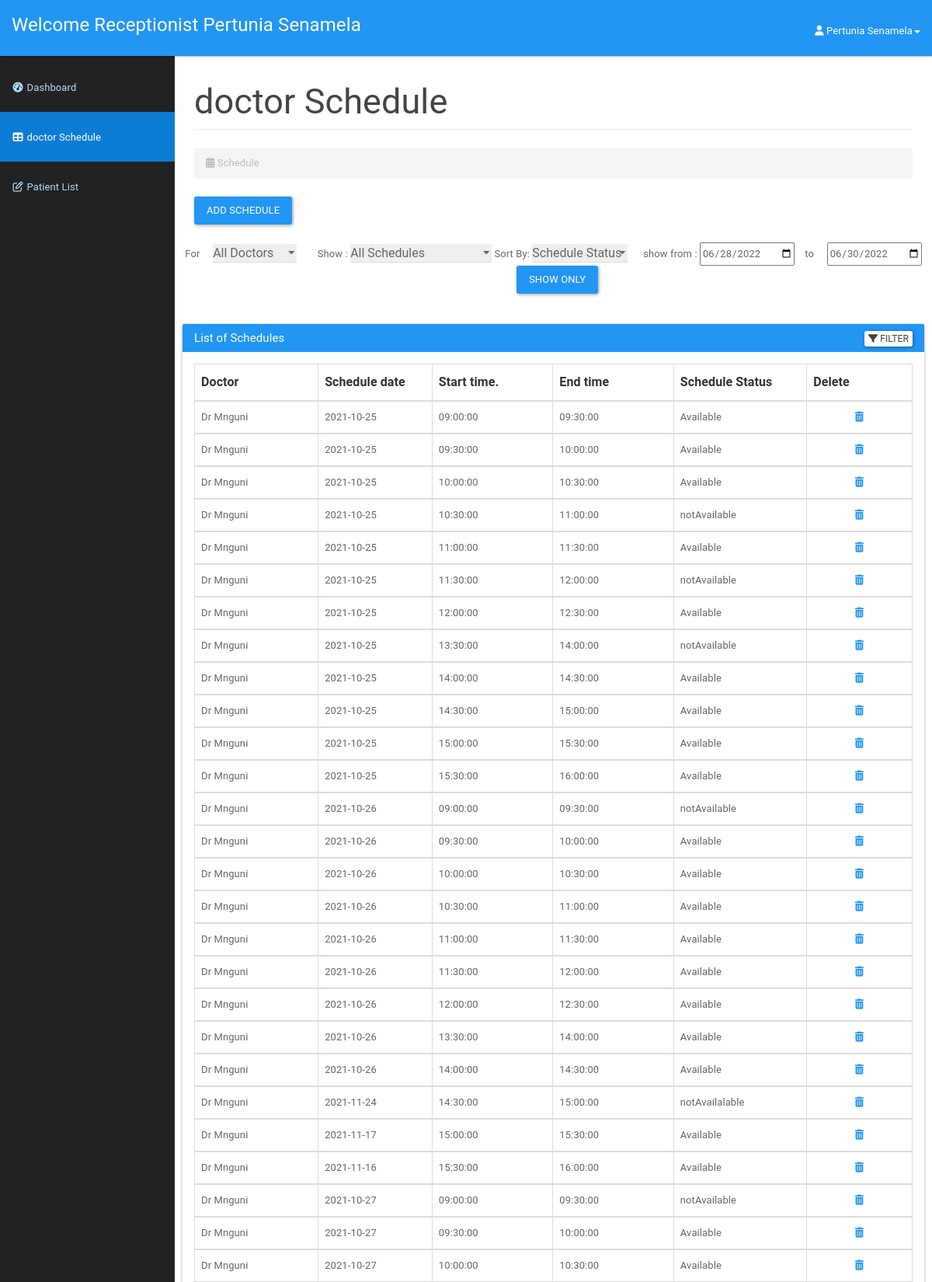
Screenshot of /receptionist/addschedule.php (signed in, upper part) with the database file from the repository.
### tables this page shows
CREATE TABLE `receptionist` (
  `receptionist_id` varchar(13) NOT NULL,
  `receptionistFirstName` varchar(25) NOT NULL,
  `receptionistLastName` varchar(25) NOT NULL,
  `receptionistPhone` varchar(12) NOT NULL,
  `receptionistEmail` varchar(50) NOT NULL,
  `receptionistPassword` varchar(50) NOT NULL,
  `admin_id` varchar(13) NOT NULL
);

CREATE TABLE `schedule` (
  `schedule_id` int(10) NOT NULL,
  `schedule_date` date NOT NULL,
  `schedule_startTime` time NOT NULL,
  `schedule_endTime` time NOT NULL,
  `schedule_status` varchar(20) NOT NULL,
  `receptionist_id` varchar(13) NOT NULL,
  `doctor_id` varchar(13) NOT NULL
);

CREATE TABLE `doctor` (
  `doctor_id` varchar(13) NOT NULL,
  `doctorFirstName` varchar(25) NOT NULL,
  `doctorLastName` varchar(25) NOT NULL,
  `doctorSpecialty` varchar(30) NOT NULL,
  `doctorEmail` varchar(50) NOT NULL,
  `doctorPassord` varchar(50) NOT NULL,
  `admin_id` varchar(13) NOT NULL
);

### receptionist/addschedule.php (the view, shortened to what this page needs)
<?php
include_once '../assets/conn/dbconnect.php';
$usersession = $_SESSION['receptionistSession'];
$res=mysqli_query($con,"SELECT * FROM receptionist WHERE receptionistEmail= '$usersession'");
$userRow=mysqli_fetch_array($res,MYSQLI_ASSOC);
                        ?>
<!DOCTYPE html>
<html lang="en">
    <head>
        <link href="assets/css/material.css" rel="stylesheet">
        <link href="assets/css/sb-admin.css" rel="stylesheet">
        <link href="assets/css/time/bootstrap-clockpicker.css" rel="stylesheet">
        <link href="assets/css/style.css" rel="stylesheet">
        <link href="assets/font-awesome/css/font-awesome.css" rel="stylesheet">
        <link rel="stylesheet" href="https://formden.com/static/cdn/bootstrap-iso.css" />
        <link rel="stylesheet" href="https://formden.com/static/cdn/font-awesome/4.4.0/css/font-awesome.min.css" />
    </head>
    <body>
        <div id="wrapper">
            <nav class="navbar navbar-inverse navbar-fixed-top" role="navigation">
                <div class="navbar-header">
                    <a class="navbar-brand" href="dashboard.php">Welcome Receptionist <?php echo $userRow['receptionistFirstName'];?> <?php echo $userRow['receptionistLastName'];?></a>
                </div>
                <ul class="nav navbar-right top-nav">
                <li class="dropdown">
                        <a href="#" class="dropdown-toggle" data-toggle="dropdown"><i class="fa fa-user"></i> <?php echo $userRow['receptionistFirstName']; ?> <?php echo $userRow['receptionistLastName']; ?><b class="caret"></b></a>
                    </li>
                </ul>
                <div class="collapse navbar-collapse navbar-ex1-collapse">
                    <ul class="nav navbar-nav side-nav">
                        <li>
                            <a href="dashboard.php"><i class="fa fa-fw fa-dashboard"></i> Dashboard</a>
                        </li>
                        <li class="active">
                            <a href="addschedule.php"><i class="fa fa-fw fa-table"></i> doctor Schedule</a>
                        </li>
                        <li>
                            <a href="patientlist.php"><i class="fa fa-fw fa-edit"></i> Patient List</a>
                        </li>
                    </ul>
                </div>
            </nav>
            <div id="page-wrapper">
                <div class="container-fluid">
                    <div class="row">
                        <div class="col-lg-12">
                            <h2 class="page-header">
                            doctor Schedule
                            </h2>
                            <ol class="breadcrumb">
                                <li class="active">
                                    <i class="fa fa-calendar"></i> Schedule
                                </li>
                            </ol>
                        </div>
                    </div>
                                               <button type="button" class="btn btn-primary" data-toggle="modal" data-target="#myModal">Add Schedule</button>
                    </div>
                    <form action="<?php $_PHP_SELF ?>" method="post" >
				<div style="text-align:center">
				<?php
    $quer = "SELECT * from doctor order by doctorLastName ";
    $result=mysqli_query($con,$quer);
					$sortby='';
				?>
                For &nbsp;&nbsp;&nbsp;
								<select name="doctor" >
									<option value="%">All Doctors</option>
                                    ?><option value="<?php echo $doctors["doctor_id"]?>">Dr <?php echo substr($doctors["doctorFirstName"],0,1)." " .$doctors["doctorLastName"]?> </option>;<?php
                                    echo"</select>";?>
                                    &nbsp;&nbsp;&nbsp;&nbsp;&nbsp;&nbsp;
			Show :
			<select name="scheduleStatus">
				<option value="%">All Schedules</option>
			</select>
			Sort By: <select  name='sort'>
                         <option value='schedule_status ASC' <?php if($sortby=='schedule_status ASC') echo ' selected="selected"'; ?>>Schedule Status  </option>
                                 </select>
			&nbsp;&nbsp;&nbsp;&nbsp;
			show from : <input type="date" id="date" name="appdate" value="<?php echo date("Y-m-d")?>"/>
			&nbsp;&nbsp;&nbsp;to &nbsp;&nbsp;&nbsp; <input type="date" id="date" name="appdate1" value="<?php echo date('Y-m-t')?>">
			&nbsp;&nbsp;&nbsp;<button class='btn btn-primary' type='submit' value='submit2' name='submit2'>Show Only</button>
		</div>
		</form><br>
                    <div class="panel panel-primary filterable">
                        <div class="panel-heading">
                            <h3 class="panel-title">List of Schedules</h3>
                            <div class="pull-right">
                            <button class="btn btn-default btn-xs btn-filter"><span class="fa fa-filter"></span> Filter</button>
                        </div>
                        </div>
                        <div class="panel-body">
                        <table class="table table-hover table-bordered">
                            <thead>
                                <tr class="filters">
                                    <th><input type="text" class="form-control" placeholder="Doctor" disabled></th>
                                    <th><input type="text" class="form-control" placeholder="Schedule date" disabled></th>
                                    <th><input type="text" class="form-control" placeholder="Start time." disabled></th>
                                    <th><input type="text" class="form-control" placeholder="End time" disabled></th>
                                    <th><input type="text" class="form-control" placeholder="Schedule Status" disabled></th>
                                    <th><input type="text" class="form-control" placeholder="Delete" disabled></th>
                                </tr>
                            </thead>
                            <?php
                            if(!isset($_POST['submit2'])){
                            $result=mysqli_query($con,"SELECT * FROM schedule a,doctor b WHERE a.doctor_id = b.doctor_id");
                        }
                            while ($schedule=mysqli_fetch_array($result)) {
                                echo "<tbody>";
                                echo "<tr>";
                                    echo "<td> Dr " . $schedule['doctorLastName'] . "</td>";
                                    echo "<td>" . $schedule['schedule_date'] . "</td>";
                                    echo "<td>" . $schedule['schedule_startTime'] . "</td>";
                                    echo "<td>" . $schedule['schedule_endTime'] . "</td>";
                                    echo "<td>" . $schedule['schedule_status'] . "</td>";
                                    echo "<form method='POST'>";
                                    echo "<td class='text-center'><a href='#' id='".$schedule['schedule_id']."' class='delete'><span class='fa fa-trash' aria-hidden='true'></span></a>
                            </td>";
                            }
                                echo "</tr>";
                           echo "</tbody>";
                       echo "</table>";
                        ?>
                        </div>
                    </div>
                </div>
            </div>
                            <br /><br/>
        <link rel="stylesheet" href="https://cdnjs.cloudflare.com/ajax/libs/bootstrap-datepicker/1.4.1/css/bootstrap-datepicker3.css"/>
    </body>
</html>

### receptionist/assets/css/sb-admin.css (style rules this page uses)
body { margin-top: 100px; background-color: #222; }
@media (min-width:768px) { body { margin-top: 50px; } }
#wrapper { padding-left: 0; }
#page-wrapper { min-height: 900px !important; width: 100%; padding: 0; background-color: #fff; }
@media (min-width:768px) { #wrapper { padding-left: 225px; } }
@media (min-width:768px) { #page-wrapper { padding: 10px; } }
.top-nav { padding: 0 15px; }
.top-nav>li { display: inline-block; float: left; }
.top-nav>li>a { padding-top: 17px; padding-bottom: 10px; line-height: 45px; color: white; }
@media (min-width:768px) { .side-nav { position: fixed; top: 80px; left: 225px; width: 225px; margin-left: -225px; border: none; border-radius: 0; overflow-y: auto; background-color: #222; bottom: 0; overflow-x: hidden; padding-bottom: 40px; } }
@media (min-width:768px) { .side-nav>li>a { width: 225px; } }

### receptionist/assets/css/style.css (style rules this page uses)
.filterable { margin-top: 15px; }
.filterable .panel-heading .pull-right { margin-top: -20px; }
.filterable .filters input[disabled] { background-color: transparent; border: none; cursor: auto; box-shadow: none; padding: 0; height: auto; }

### rows the page displays
receptionist: receptionistFirstName "Pertunia", receptionistLastName "Senamela"
schedule: doctor.doctorLastName "Mnguni", schedule_date "2021-10-25", schedule_startTime "09:00:00", schedule_endTime "09:30:00", schedule_status "Available"
schedule: doctor.doctorLastName "Mnguni", schedule_date "2021-10-25", schedule_startTime "09:30:00", schedule_endTime "10:00:00", schedule_status "Available"
schedule: doctor.doctorLastName "Mnguni", schedule_date "2021-10-25", schedule_startTime "10:00:00", schedule_endTime "10:30:00", schedule_status "Available"
schedule: doctor.doctorLastName "Mnguni", schedule_date "2021-10-25", schedule_startTime "10:30:00", schedule_endTime "11:00:00", schedule_status "notAvailable"
schedule: doctor.doctorLastName "Mnguni", schedule_date "2021-10-25", schedule_startTime "11:00:00", schedule_endTime "11:30:00", schedule_status "Available"
schedule: doctor.doctorLastName "Mnguni", schedule_date "2021-10-25", schedule_startTime "11:30:00", schedule_endTime "12:00:00", schedule_status "notAvailable"
schedule: doctor.doctorLastName "Mnguni", schedule_date "2021-10-25", schedule_startTime "12:00:00", schedule_endTime "12:30:00", schedule_status "Available"
schedule: doctor.doctorLastName "Mnguni", schedule_date "2021-10-25", schedule_startTime "13:30:00", schedule_endTime "14:00:00", schedule_status "notAvailable"
schedule: doctor.doctorLastName "Mnguni", schedule_date "2021-10-25", schedule_startTime "14:00:00", schedule_endTime "14:30:00", schedule_status "Available"
schedule: doctor.doctorLastName "Mnguni", schedule_date "2021-10-25", schedule_startTime "14:30:00", schedule_endTime "15:00:00", schedule_status "Available"
schedule: doctor.doctorLastName "Mnguni", schedule_date "2021-10-25", schedule_startTime "15:00:00", schedule_endTime "15:30:00", schedule_status "Available"
schedule: doctor.doctorLastName "Mnguni", schedule_date "2021-10-25", schedule_startTime "15:30:00", schedule_endTime "16:00:00", schedule_status "Available"
schedule: doctor.doctorLastName "Mnguni", schedule_date "2021-10-26", schedule_startTime "09:00:00", schedule_endTime "09:30:00", schedule_status "notAvailable"
schedule: doctor.doctorLastName "Mnguni", schedule_date "2021-10-26", schedule_startTime "09:30:00", schedule_endTime "10:00:00", schedule_status "Available"
schedule: doctor.doctorLastName "Mnguni", schedule_date "2021-10-26", schedule_startTime "10:00:00", schedule_endTime "10:30:00", schedule_status "Available"
schedule: doctor.doctorLastName "Mnguni", schedule_date "2021-10-26", schedule_startTime "10:30:00", schedule_endTime "11:00:00", schedule_status "Available"
schedule: doctor.doctorLastName "Mnguni", schedule_date "2021-10-26", schedule_startTime "11:00:00", schedule_endTime "11:30:00", schedule_status "Available"
schedule: doctor.doctorLastName "Mnguni", schedule_date "2021-10-26", schedule_startTime "11:30:00", schedule_endTime "12:00:00", schedule_status "Available"
schedule: doctor.doctorLastName "Mnguni", schedule_date "2021-10-26", schedule_startTime "12:00:00", schedule_endTime "12:30:00", schedule_status "Available"
schedule: doctor.doctorLastName "Mnguni", schedule_date "2021-10-26", schedule_startTime "13:30:00", schedule_endTime "14:00:00", schedule_status "Available"
schedule: doctor.doctorLastName "Mnguni", schedule_date "2021-10-26", schedule_startTime "14:00:00", schedule_endTime "14:30:00", schedule_status "Available"
schedule: doctor.doctorLastName "Mnguni", schedule_date "2021-11-24", schedule_startTime "14:30:00", schedule_endTime "15:00:00", schedule_status "notAvailalable"
schedule: doctor.doctorLastName "Mnguni", schedule_date "2021-11-17", schedule_startTime "15:00:00", schedule_endTime "15:30:00", schedule_status "Available"
schedule: doctor.doctorLastName "Mnguni", schedule_date "2021-11-16", schedule_startTime "15:30:00", schedule_endTime "16:00:00", schedule_status "Available"
schedule: doctor.doctorLastName "Mnguni", schedule_date "2021-10-27", schedule_startTime "09:00:00", schedule_endTime "09:30:00", schedule_status "notAvailable"
schedule: doctor.doctorLastName "Mnguni", schedule_date "2021-10-27", schedule_startTime "09:30:00", schedule_endTime "10:00:00", schedule_status "Available"
schedule: doctor.doctorLastName "Mnguni", schedule_date "2021-10-27", schedule_startTime "10:00:00", schedule_endTime "10:30:00", schedule_status "Available"
